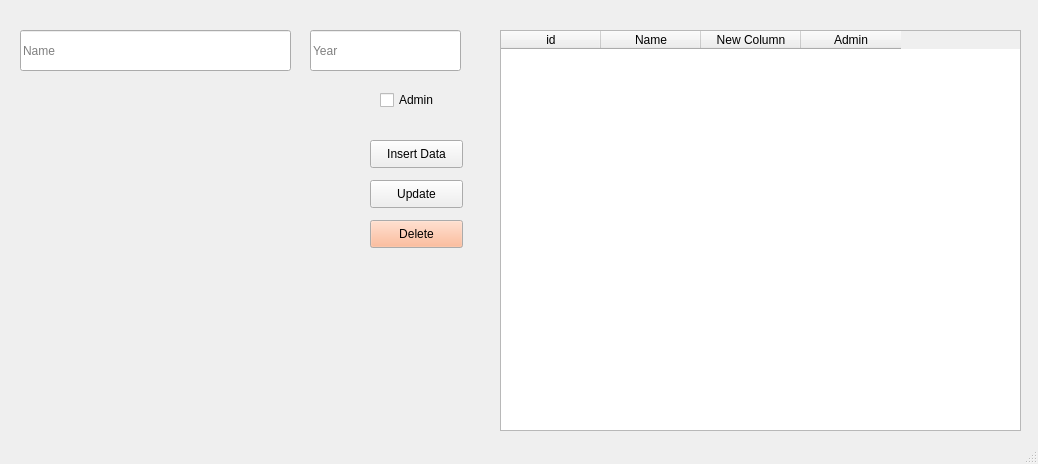
<?xml version="1.0" encoding="UTF-8"?>
<ui version="4.0">
 <class>MainWindow</class>
 <widget class="QMainWindow" name="MainWindow">
  <property name="geometry">
   <rect>
    <x>0</x>
    <y>0</y>
    <width>1038</width>
    <height>464</height>
   </rect>
  </property>
  <property name="windowTitle">
   <string>MainWindow</string>
  </property>
  <widget class="QWidget" name="centralwidget">
   <widget class="QTableWidget" name="test_table">
    <property name="geometry">
     <rect>
      <x>500</x>
      <y>30</y>
      <width>521</width>
      <height>401</height>
     </rect>
    </property>
    <column>
     <property name="text">
      <string>id</string>
     </property>
    </column>
    <column>
     <property name="text">
      <string>Name</string>
     </property>
    </column>
    <column>
     <property name="text">
      <string>New Column</string>
     </property>
    </column>
    <column>
     <property name="text">
      <string>Admin</string>
     </property>
    </column>
   </widget>
   <widget class="QPushButton" name="insert_btn">
    <property name="geometry">
     <rect>
      <x>370</x>
      <y>140</y>
      <width>93</width>
      <height>28</height>
     </rect>
    </property>
    <property name="text">
     <string>Insert Data</string>
    </property>
   </widget>
   <widget class="QLineEdit" name="lineEdit_name">
    <property name="geometry">
     <rect>
      <x>20</x>
      <y>30</y>
      <width>271</width>
      <height>41</height>
     </rect>
    </property>
    <property name="placeholderText">
     <string>Name</string>
    </property>
   </widget>
   <widget class="QLineEdit" name="lineEdit_year">
    <property name="geometry">
     <rect>
      <x>310</x>
      <y>30</y>
      <width>151</width>
      <height>41</height>
     </rect>
    </property>
    <property name="placeholderText">
     <string>Year</string>
    </property>
   </widget>
   <widget class="QCheckBox" name="checkBox_admin">
    <property name="geometry">
     <rect>
      <x>380</x>
      <y>90</y>
      <width>81</width>
      <height>20</height>
     </rect>
    </property>
    <property name="text">
     <string>Admin</string>
    </property>
   </widget>
   <widget class="QPushButton" name="update_btn">
    <property name="geometry">
     <rect>
      <x>370</x>
      <y>180</y>
      <width>93</width>
      <height>28</height>
     </rect>
    </property>
    <property name="text">
     <string>Update</string>
    </property>
   </widget>
   <widget class="QPushButton" name="delete_btn">
    <property name="geometry">
     <rect>
      <x>370</x>
      <y>220</y>
      <width>93</width>
      <height>28</height>
     </rect>
    </property>
    <property name="palette">
     <palette>
      <active>
       <colorrole role="Button">
        <brush brushstyle="SolidPattern">
         <color alpha="255">
          <red>255</red>
          <green>170</green>
          <blue>127</blue>
         </color>
        </brush>
       </colorrole>
      </active>
      <inactive>
       <colorrole role="Button">
        <brush brushstyle="SolidPattern">
         <color alpha="255">
          <red>255</red>
          <green>170</green>
          <blue>127</blue>
         </color>
        </brush>
       </colorrole>
      </inactive>
      <disabled>
       <colorrole role="Button">
        <brush brushstyle="SolidPattern">
         <color alpha="255">
          <red>255</red>
          <green>170</green>
          <blue>127</blue>
         </color>
        </brush>
       </colorrole>
      </disabled>
     </palette>
    </property>
    <property name="text">
     <string>Delete</string>
    </property>
   </widget>
  </widget>
  <widget class="QStatusBar" name="statusbar"/>
 </widget>
 <resources/>
 <connections/>
</ui>
